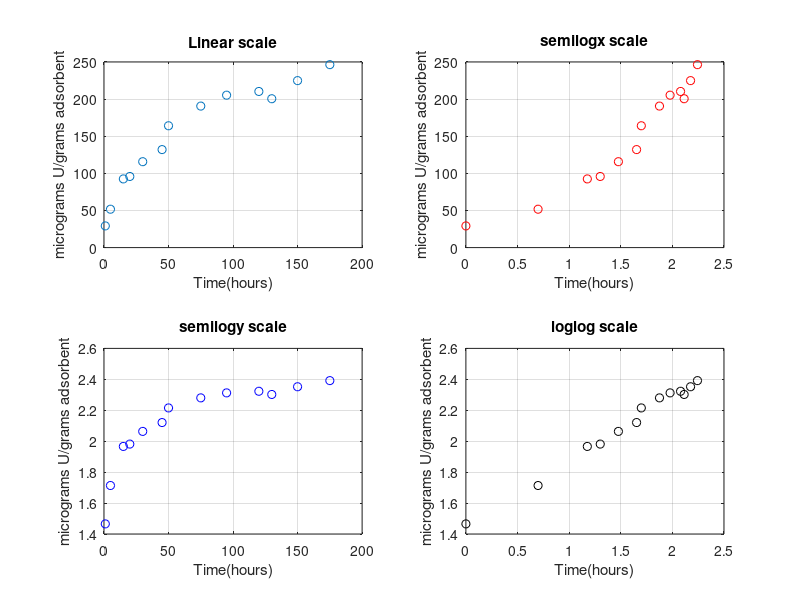

The MATLAB script that drew this image:
%%%%%%%%%%%%%%%%%%%%%%%%%%%%%%%%%%%%%%%%%%%%%%%%%%%%%%%%%%%%%%%%%%%%%
% ENGR 132 
% Program Description 
%replace this text with your program decription as a comment
%
% Assigment Information
%   Assignment:			PS 05, Problem 01
%   Author:				Ranja Behl, rbehl@purdue.edu
%   Team ID:			008-14
%   Paired Partner:		Name, login@purdue.edu
%   Contributor:		Name, login@purdue [repeat for each]
%   Our contributor(s) helped us:	
%     [ ] understand the assignment expectations without
%         telling us how they will approach it.
%     [ ] understand different ways to think about a solution
%         without helping us plan our solution.
%     [ ] think through the meaning of a specific error or
%         bug present in our code without looking at our code.

%%%%%%%%%%%%%%%%%%%%%%%%%%%%%%%%%%%%%%%%%%%%%%%%%%%%%%%%%%%%%%%%%%%%%



%% ____________________
%% INITIALIZATION
Data = csvread("Data_uranium_adsorption.csv",1,0); % loading the given data into a martix called Data
uptake = Data(:,2); % the uptake data into a independent column vector
time = Data(:,1); % the time data into a separte column vector 
%% ____________________
%% SUBPLOT FIGURE
subplot(2,2,1);
plot(time,uptake,'o'); % ploting the data on linear scale
grid on
title("Linear scale"); % creating a title
xlabel("Time(hours)"); % labeling the x axis
ylabel("micrograms U/grams adsorbent"); % labeling the y axis

subplot(2,2,2);
plot(log10(time),uptake,'ro');
grid on
title("semilogx scale"); % creating a title
xlabel("Time(hours)"); % labeling the x axis
ylabel("micrograms U/grams adsorbent"); % labeling the y axis

subplot(2,2,3);
plot(time,log10(uptake),'bo');
grid on
title("semilogy scale"); % creating a title
xlabel("Time(hours)"); % labeling the x axis
ylabel("micrograms U/grams adsorbent"); % labeling the y axis

subplot(2,2,4);
plot(log10(time),log10(uptake),'ko');
grid on
title("loglog scale"); % creating a title
xlabel("Time(hours)"); % labeling the x axis
ylabel("micrograms U/grams adsorbent"); % labeling the y axis





%% ____________________
%% LINEARIZATION



%% ____________________
%% UPTAKE MODEL



%% ____________________
%% PREDICTIONS



%% ____________________
%% ANALYSIS

%% -- Q1
% 


%% -- Q2
% 



%% ____________________
%% ACADEMIC INTEGRITY STATEMENT
% We have not used source code obtained from any other unauthorized
% source, either modified or unmodified.  Neither have we provided
% access to our code to another. The script we are submitting
% is our own original work.